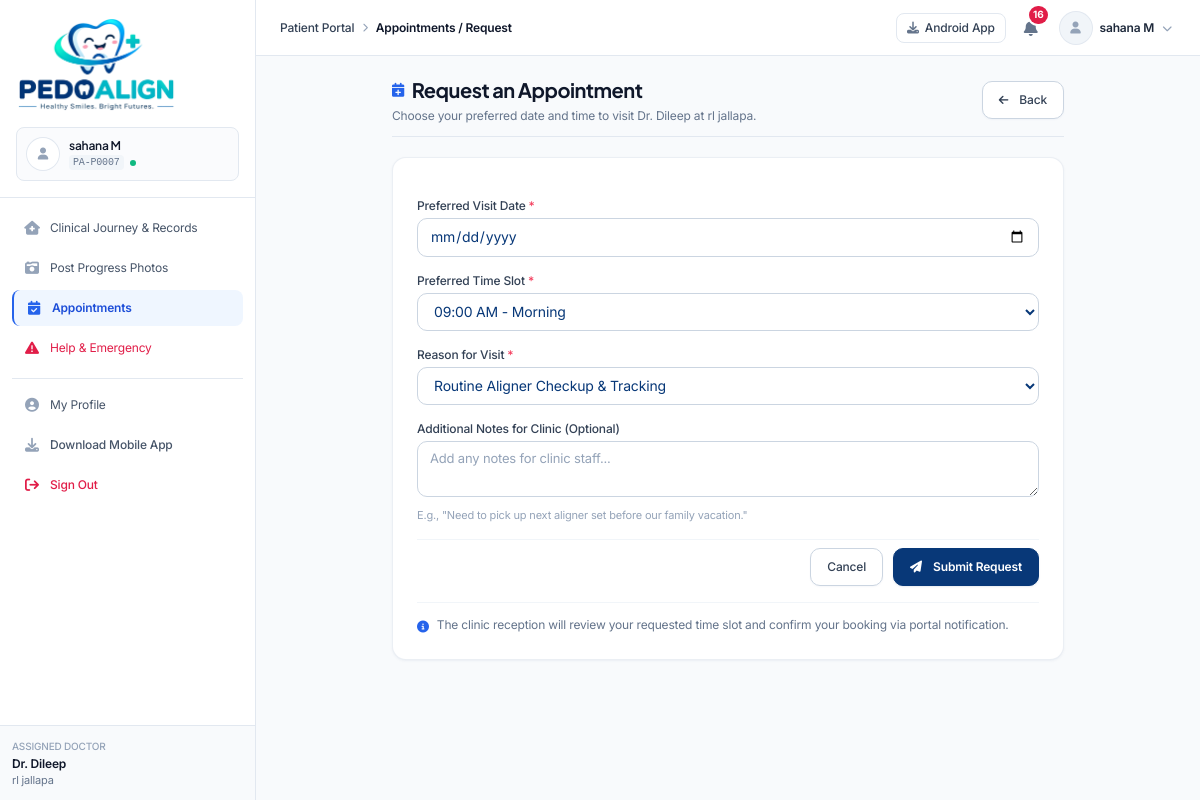
Page /patient/appointments/request/ (signed in) on the earlier database version.
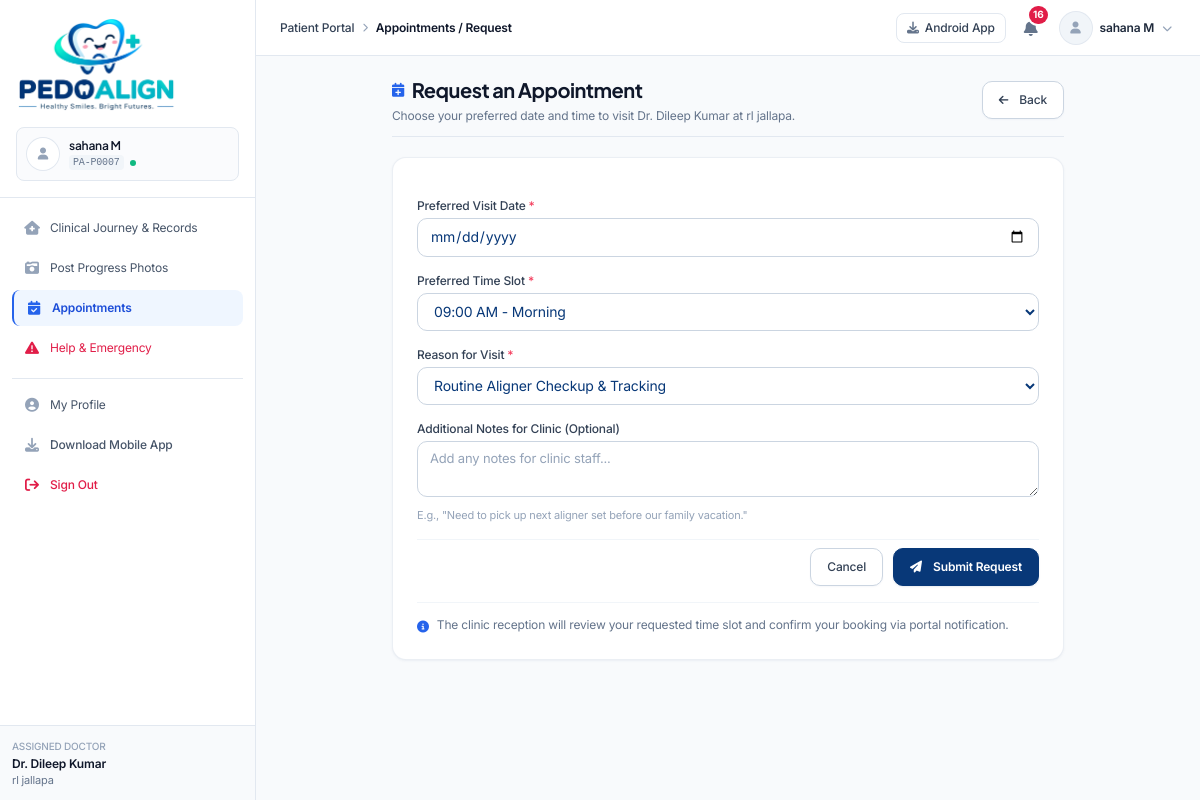
Same page on the later database version.
### patient/models.py (models this page shows, shortened)
class PatientProfile(models.Model):
    CONNECTION_STATUS_CHOICES = [
        ('NOT_CONNECTED', 'Not Connected'),
        ('PENDING_APPROVAL', 'Pending Doctor Approval'),
        ('CONNECTED', 'Connected to Doctor'),
        ('REJECTED', 'Connection Rejected'),
    ]
    CATEGORY_CHOICES = [
        ('CHILD', 'Child Patient'),
        ('ADULT', 'Adult Patient'),
    ]
    user = models.OneToOneField(User, on_delete=models.CASCADE, related_name='patient_profile')
    patient_id = models.CharField(max_length=30, unique=True, default=generate_patient_id)
    full_name = models.CharField(max_length=200)
    patient_category = models.CharField(max_length=20, choices=CATEGORY_CHOICES, default='CHILD', blank=True)
    date_of_birth = models.DateField(null=True, blank=True)
    phone_number = models.CharField(max_length=50)
    parent_guardian_name = models.CharField(max_length=150, blank=True, null=True, help_text="Parent / Guardian Name")
    parent_guardian_phone = models.CharField(max_length=50, blank=True, null=True)
    parent_guardian_email = models.EmailField(blank=True, null=True)
    parent_guardian_relationship = models.CharField(max_length=50, blank=True, null=True, default='Parent')
    avatar = models.ImageField(upload_to='patient_avatars/', blank=True, null=True)
    connected_patient_record = models.OneToOneField(
        'doctor.Patient',
        on_delete=models.SET_NULL,
        null=True,
        blank=True,
        related_name='portal_profile'
    )
    connection_status = models.CharField(
        max_length=30,
        choices=CONNECTION_STATUS_CHOICES,
        default='NOT_CONNECTED'
    )
    pending_code = models.ForeignKey(
        'doctor.PatientJoiningCode',
        on_delete=models.SET_NULL,
        null=True,
        blank=True,
        related_name='requesting_patient_profiles'
    )
    requested_at = models.DateTimeField(null=True, blank=True)
    created_at = models.DateTimeField(auto_now_add=True)
    updated_at = models.DateTimeField(auto_now=True)
    @property
    def is_connected(self):
        return self.connection_status == 'CONNECTED' and self.connected_patient_record is not None
    @property
    def doctor(self):
        if self.is_connected and self.connected_patient_record:
            return self.connected_patient_record.doctor
        return None

### doctor/models.py (models this page shows, shortened)
class Patient(models.Model):
    GENDER_CHOICES = [
        ('Male', 'Male'),
        ('Female', 'Female'),
        ('Other', 'Other'),
    ]
    STATUS_CHOICES = [
        ('PENDING_CONNECTION', 'Pending Connection'),
        ('ACTIVE', 'Active Treatment'),
        ('ON_HOLD', 'On Hold'),
        ('COMPLETED', 'Completed'),
        ('DISCONTINUED', 'Discontinued'),
    ]
    CATEGORY_CHOICES = [
        ('CHILD', 'Child Patient'),
        ('ADULT', 'Adult Patient'),
    ]
    FREQUENCY_CHOICES = [
        ('WEEKLY', 'Weekly'),
        ('MONTHLY', 'Monthly'),
        ('CUSTOM', 'Custom Date'),
    ]
    doctor = models.ForeignKey(DoctorProfile, on_delete=models.CASCADE, related_name='patients')
    patient_id = models.CharField(max_length=50, unique=True)
    first_name = models.CharField(max_length=100)
    last_name = models.CharField(max_length=100)
    patient_category = models.CharField(max_length=20, choices=CATEGORY_CHOICES, default='CHILD', blank=True)
    email = models.EmailField(blank=True, null=True)
    phone = models.CharField(max_length=50)
    age = models.PositiveIntegerField()
    gender = models.CharField(max_length=20, choices=GENDER_CHOICES)
    date_of_birth = models.DateField(blank=True, null=True)
    parent_guardian_name = models.CharField(max_length=150, blank=True, null=True, help_text="Parent / Guardian Name")
    parent_guardian_phone = models.CharField(max_length=50, blank=True, null=True)
    parent_guardian_email = models.EmailField(blank=True, null=True, help_text="Parent / Guardian Email")
    parent_guardian_relationship = models.CharField(max_length=50, blank=True, null=True, default='Parent', help_text="Father, Mother, Guardian")
    appointment_frequency = models.CharField(max_length=20, choices=FREQUENCY_CHOICES, default='MONTHLY', blank=True)
    MONITORING_FREQUENCY_CHOICES = [
        ('DAILY', 'Daily Update'),
        ('WEEKLY', 'Weekly Update'),
        ('MONTHLY', 'Monthly Update'),
    ]
    monitoring_frequency = models.CharField(
        max_length=20,
        choices=MONITORING_FREQUENCY_CHOICES,
        default='WEEKLY',
        blank=True,
        help_text="Patient dental monitoring photo cadence (Daily, Weekly, Monthly)"
    )
    current_operation = models.CharField(max_length=200, default='Turn Quest', blank=True, null=True)
    diagnosed_problem = models.TextField(blank=True, null=True, help_text="Patient's primary dental problem diagnosed by doctor")
    treatment_status = models.CharField(max_length=30, choices=STATUS_CHOICES, default='PENDING_CONNECTION')
    treatment_start_date = models.DateField(blank=True, null=True)
    treatment_duration_months = models.PositiveIntegerField(default=12)
    profile_photo = models.ImageField(upload_to='patient_profiles/', blank=True, null=True)
    notes = models.TextField(blank=True, null=True)
    is_archived = models.BooleanField(default=False)
    archived_at = models.DateTimeField(blank=True, null=True)
    archived_reason = models.TextField(blank=True, null=True)
    is_deactivated = models.BooleanField(default=False)
    deactivated_at = models.DateTimeField(blank=True, null=True)
    deactivation_reason = models.TextField(blank=True, null=True)
    created_at = models.DateTimeField(auto_now_add=True)
    updated_at = models.DateTimeField(auto_now=True)
    class Meta:
        ordering = ['-created_at']

class DoctorProfile(models.Model):
    SPECIALIZATION_CHOICES = [
        ('Pedodontist', 'Pedodontist'),
        ('Pediatric Dentist', 'Pediatric Dentist'),
        ('Dentist', 'Dentist'),
    ]
    user = models.OneToOneField(User, on_delete=models.CASCADE, related_name='doctor_profile')
    full_name = models.CharField(max_length=200)
    phone_number = models.CharField(max_length=50)
    dental_qualification = models.CharField(max_length=200, help_text="e.g. BDS, MDS, Pediatric Dentist")
    specialization = models.CharField(max_length=150, default='Pedodontist', help_text="Specialization entered by the doctor")
    ksdc_registration_number = models.CharField(max_length=100, blank=True, null=True, help_text="Karnataka State Dental Council (KSDC) Registration Number")
    clinic_name = models.CharField(max_length=250)
    clinic_address = models.TextField()
    license_number = models.CharField(max_length=100, blank=True, null=True)
    profile_picture = models.ImageField(upload_to='doctor_profiles/', blank=True, null=True)
    bio = models.TextField(blank=True, null=True)
    email_notifications = models.BooleanField(default=True)
    sms_alerts = models.BooleanField(default=True)
    emergency_push = models.BooleanField(default=True)
    created_at = models.DateTimeField(auto_now_add=True)
    updated_at = models.DateTimeField(auto_now=True)

### patient/views.py (the view, shortened to what this page needs)
# urls.py: path('appointments/request/', views.appointment_request_view, name='appointment_request'),
@login_required(login_url='patient:login')
def appointment_request_view(request):
    patient = get_patient_profile_or_none(request.user)
    if not patient:
        return redirect('patient:login')
    auto_connect_patient_profile(patient)
    if not patient.is_connected or not patient.connected_patient_record:
        messages.warning(request, "Please connect with your doctor to request an appointment.")
        return redirect('patient:dashboard')
    form = PatientAppointmentRequestForm(request.POST or None)
    return render(request, 'patient/appointments/request.html', {'patient': patient, 'form': form})

### patient/templates/patient/appointments/request.html (shortened to what this page needs)
{% extends 'patient/base.html' %}
{% load static %}
{% block breadcrumb %}<a href="{% url 'patient:appointments' %}" class="hover:underline">Appointments</a> / Request{% endblock %}
{% block content %}
<div class="max-w-2xl mx-auto space-y-5">
    <div class="flex flex-col sm:flex-row sm:items-center justify-between gap-3 pb-3 border-b border-slate-200">
        <div class="min-w-0">
            <h1 class="text-xl font-bold text-slate-900 tracking-tight flex items-center gap-2">
                <i class="fa-solid fa-calendar-plus text-blue-600 text-sm"></i> Request an Appointment
            </h1>
            <p class="text-xs text-slate-500 mt-1">
                Choose your preferred date and time to visit Dr. {{ patient.doctor.full_name|default:"Your Doctor" }} at {{ patient.doctor.clinic_name|default:"Clinic" }}.
            </p>
        </div>
        <a href="{% url 'patient:appointments' %}" class="btn-secondary text-xs self-start sm:self-auto">
            <i class="fa-solid fa-arrow-left text-[11px] mr-1"></i> Back
        </a>
    </div>
    <div class="pa-card p-5 sm:p-6 bg-white space-y-4">
        <form method="POST" class="space-y-4">
            <div>
                <label for="{{ form.appointment_date.id_for_label }}" class="block text-xs font-medium text-slate-700 mb-1">
                    Preferred Visit Date <span class="text-rose-500">*</span>
                </label>
                {{ form.appointment_date }}
            </div>
            <div>
                <label for="{{ form.preferred_time.id_for_label }}" class="block text-xs font-medium text-slate-700 mb-1">
                    Preferred Time Slot <span class="text-rose-500">*</span>
                </label>
                {{ form.preferred_time }}
            </div>
            <div>
                <label for="{{ form.reason.id_for_label }}" class="block text-xs font-medium text-slate-700 mb-1">
                    Reason for Visit <span class="text-rose-500">*</span>
                </label>
                {{ form.reason }}
            </div>
            <div>
                <label for="{{ form.notes.id_for_label }}" class="block text-xs font-medium text-slate-700 mb-1">
                    Additional Notes for Clinic (Optional)
                </label>
                {{ form.notes }}
                <p class="text-[11px] text-slate-400 mt-1">E.g., "Need to pick up next aligner set before our family vacation."</p>
            </div>
            <div class="pt-2 flex items-center justify-end gap-2.5 border-t border-slate-100">
                <a href="{% url 'patient:appointments' %}" class="btn-secondary text-xs">
                    Cancel
                </a>
                <button type="submit" class="btn-primary text-xs">
                    <i class="fa-solid fa-paper-plane text-xs mr-1"></i> Submit Request
                </button>
            </div>
        </form>
        <div class="mt-4 pt-3.5 border-t border-slate-100 flex items-start gap-2 text-xs text-slate-500">
            <i class="fa-solid fa-circle-info text-blue-600 mt-0.5 text-xs"></i>
            <span>The clinic reception will review your requested time slot and confirm your booking via portal notification.</span>
        </div>
    </div>
</div>
{% endblock %}

### patient/templates/patient/base.html (shortened to what the changed rows need)
{% load static %}
<!DOCTYPE html>
<html lang="en" class="h-full bg-[#F3F8FC]">
<head>
    <script src="https://cdn.tailwindcss.com"></script>
    <link rel="stylesheet" href="https://cdnjs.cloudflare.com/ajax/libs/font-awesome/6.5.1/css/all.min.css">
    <link rel="stylesheet" href="{% static 'patient/css/patient.css' %}">
</head>
<body class="h-full flex flex-col font-sans text-slate-700 bg-[#F3F8FC] antialiased selection:bg-teal-100 selection:text-navy-900">
    <div class="flex h-screen overflow-hidden">
        <aside id="patientSidebar" class="hidden lg:flex lg:flex-col w-64 bg-white border-r border-slate-200 z-30 flex-shrink-0">
            <div class="p-4 border-b border-slate-200 bg-white">
                {% if current_patient %}
                <div class="mt-3.5 p-2.5 rounded-lg border border-slate-200 bg-slate-50/70 flex items-center gap-2.5">
                    <div class="w-8 h-8 rounded-full overflow-hidden flex-shrink-0 ring-1 ring-slate-200 bg-white flex items-center justify-center text-slate-600 font-medium text-xs">
                        {% if current_patient.avatar %}
                            <img src="{{ current_patient.avatar.url }}" alt="{{ current_patient.full_name }}" class="w-full h-full object-cover">
                        {% else %}
                            <i class="fa-solid fa-user text-slate-400 text-xs"></i>
                        {% endif %}
                    </div>
                    <div class="min-w-0 flex-1">
                        <h4 class="text-xs font-semibold text-slate-900 truncate leading-tight">{{ current_patient.full_name }}</h4>
                        <div class="flex items-center gap-1.5 mt-0.5">
                            <span class="text-[10px] font-mono text-slate-500 bg-slate-100 px-1 py-0.2 rounded">{{ current_patient.patient_id }}</span>
                            {% if current_patient.is_connected %}
                            <span class="w-1.5 h-1.5 rounded-full bg-emerald-500" title="Connected to Dr. {{ current_patient.doctor.full_name }}"></span>
                            {% else %}
                            <span class="w-1.5 h-1.5 rounded-full bg-amber-400" title="Not connected to doctor"></span>
                            {% endif %}
                        </div>
                    </div>
                </div>
                {% endif %}
            </div>
            {% if current_patient and current_patient.is_connected %}
            <div class="p-3 border-t border-slate-200 bg-slate-50 text-xs">
                <p class="text-[10px] uppercase font-medium text-slate-400">Assigned Doctor</p>
                <p class="font-semibold text-slate-900 truncate mt-0.5">Dr. {{ current_patient.doctor.full_name }}</p>
                <p class="text-[11px] text-slate-500 truncate">{{ current_patient.doctor.clinic_name }}</p>
            </div>
            {% endif %}
        </aside>
        <div class="flex-1 flex flex-col min-w-0 overflow-hidden bg-slate-50">
            <header class="h-14 w-full bg-white border-b border-slate-200 flex items-center justify-between px-4 sm:px-6 z-30 flex-shrink-0 shadow-xs">
                <div class="flex items-center gap-2.5">
                    {% if current_patient %}
                    <div class="relative inline-block text-left" id="userMenuContainer">
                        <button type="button"
                                onclick="toggleUserDropdown(event)"
                                id="userMenuBtn"
                                class="flex items-center gap-2 p-1 rounded-lg hover:bg-slate-100 transition focus:outline-none focus:ring-2 focus:ring-blue-100"
                                aria-label="Open patient user menu"
                                aria-expanded="false"
                                aria-haspopup="true">
                            <div class="w-8 h-8 rounded-full overflow-hidden ring-1 ring-slate-200 bg-slate-100 flex items-center justify-center text-slate-600 text-xs flex-shrink-0 shadow-xs pointer-events-none">
                                {% if current_patient.avatar %}
                                    <img src="{{ current_patient.avatar.url }}" alt="{{ current_patient.full_name }}" class="w-full h-full object-cover pointer-events-none">
                                {% else %}
                                    <i class="fa-solid fa-user text-slate-400 text-xs pointer-events-none"></i>
                                {% endif %}
                            </div>
                            <span class="text-xs font-semibold text-slate-800 hidden sm:inline-block max-w-[120px] truncate pointer-events-none">{{ current_patient.full_name }}</span>
                            <i class="fa-solid fa-chevron-down text-[10px] text-slate-400 pointer-events-none"></i>
                        </button>
                    </div>
                    {% endif %}
                </div>
            </header>
            <main class="flex-1 overflow-y-auto px-4 sm:px-6 lg:px-8 py-5 pb-24 lg:pb-6 custom-scrollbar">
                {% block content %}{% endblock %}
            </main>
        </div>
    </div>
</body>
</html>

Differences in the rows shown:
changed through a linked row, PatientProfile "sahana M": doctor.full_name "Dileep" → "Dileep Kumar"
